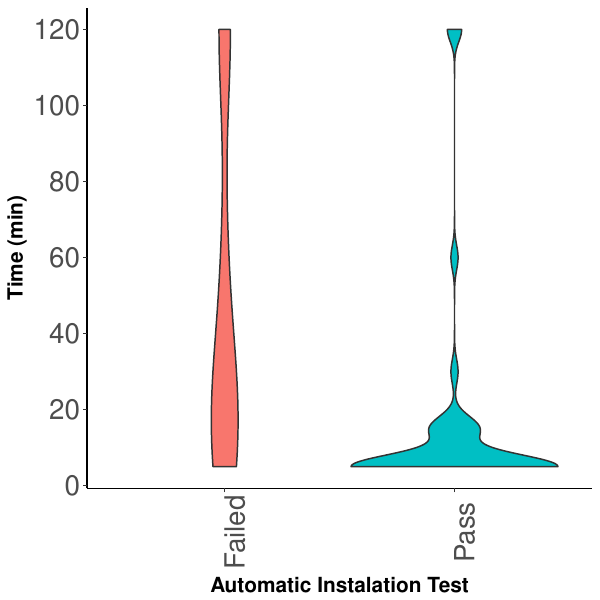

Here is the R script that generated this plot:
library(ggplot2)

data=read.csv('table.SC.csv')

pdf('AIT.pdf',width=6,height=6)
ggplot(data, aes(x=AIT, y= time, fill=AIT))+ geom_violin()+theme(axis.text.x = element_text(angle=90)) +theme(panel.grid.major = element_blank(), panel.grid.minor = element_blank(),panel.background = element_blank(), axis.line = element_line(colour = "black"))+theme(legend.position="none")+labs(y = "Time (min)")+labs(x = "Automatic Instalation Test")+theme(axis.text=element_text(size=20),axis.title=element_text(size=15,face="bold"))+scale_y_continuous(breaks = seq(0, 120, by = 20))

dev.off()
